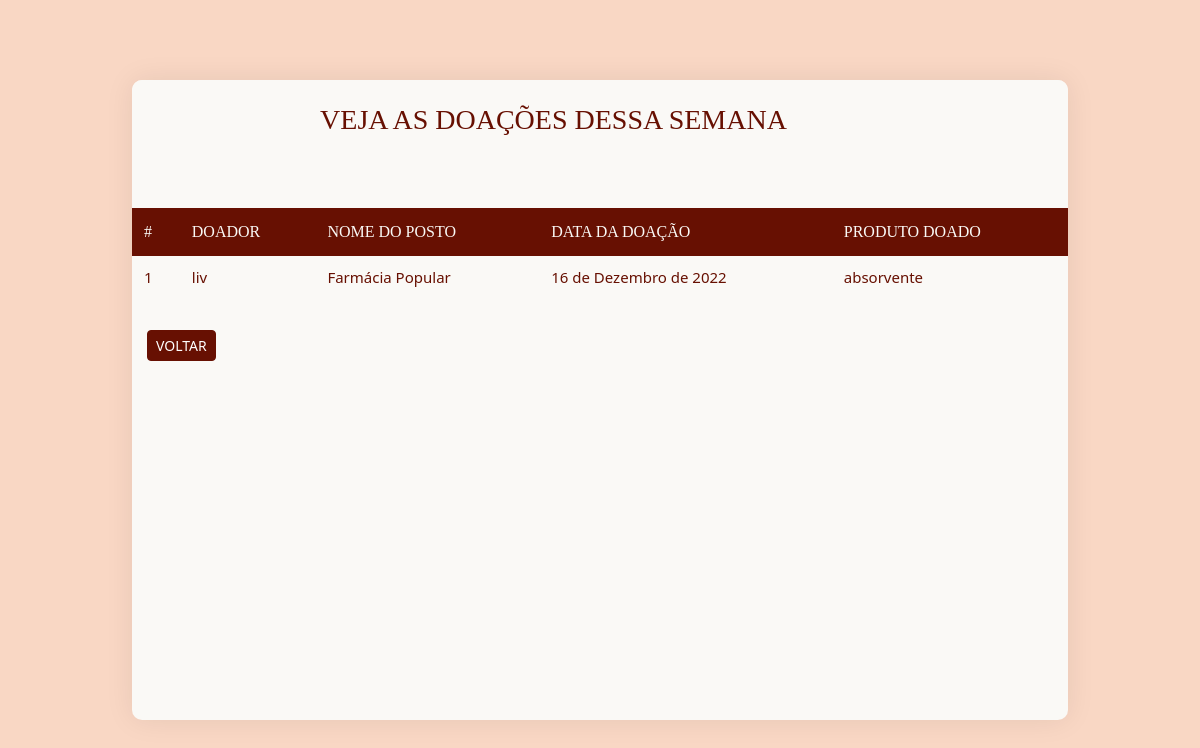
Before: /historico/ with the older database file.
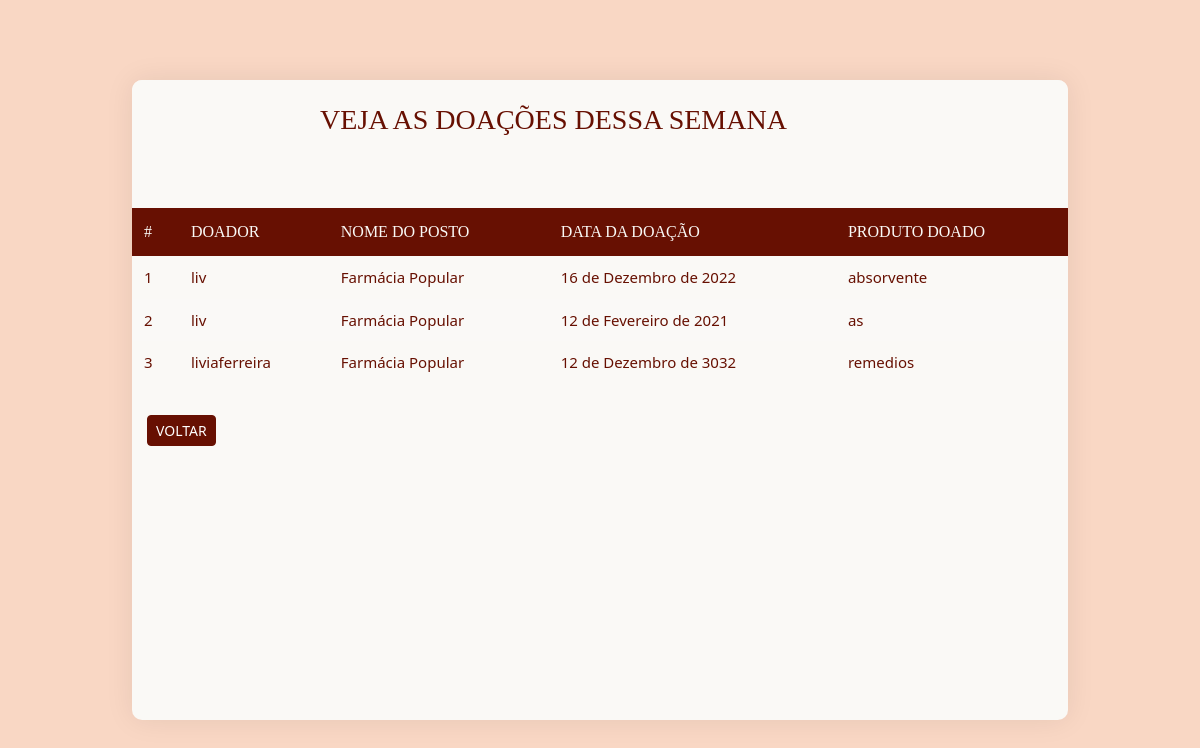
After: the same page with the newer database file.
### sistema/models.py (models this page shows, shortened)
class Doacoes(models.Model):
    produto = models.CharField(max_length=50)
    doador = models.ForeignKey(User, on_delete=models.CASCADE)
    data = models.DateField()
    pontocoleta = models.ForeignKey(pontosColeta, on_delete=models.CASCADE)

class pontosColeta(models.Model):
    nome = models.CharField(max_length=100)
    bairro = models.CharField(max_length=100)
    rua = models.CharField(max_length=100)
    numero = models.CharField(max_length=10, validators=[validate_number])
    descricao = models.CharField(max_length=100, null=False)
    pix = models.CharField(max_length=100, null=False)
    telefone = models.CharField(max_length=11, null=True, blank=True, default=None, validators=[validate_number])
    horaabertura = models.TimeField(auto_now=False, auto_now_add=False, default="00:00")
    horafechamento = models.TimeField(auto_now=False, auto_now_add=False, default="00:00")
    def __str__(self):
        return self.nome

### sistema/views.py (the view)
# urls.py: path('historico/', views.ver_doacoes, name='historico'),
def ver_doacoes(request):
    doacoes = Doacoes.objects.all()
    return render (request, '../templates/sistema/historico.html', {'doacoes': doacoes})

### templates/sistema/historico.html
{% extends 'sistema/base_table.html' %}
{%load static%}
{% block content %}
                <div class="panel">
                    <div class="panel-heading">
                        <div class="row">
                            <div class="col col-sm-3 col-xs-12" style="width: 90%;">
                                <h4 class="title">Veja as doações dessa semana</h4>
                            </div>
                        </div>
                    </div>
                    <div class="panel-body table-responsive">
                        <table class="table">
                            <thead>
                                <tr>
                                    <th>#</th>
                                    <th>Doador</th>
                                    <th>Nome do Posto</th>
                                    <th>Data da doação</th>
                                    <th>Produto doado</th>
                                </tr>
                            </thead>
                            <tbody>
                                {% for doacao in doacoes %}
                                <tr>
                                    <td>{{ doacao.id }}</td>
                                    <td>{{ doacao.doador }}</td>
                                    <td>{{doacao.pontocoleta }}</td>
                                    <td>{{doacao.data}}</td>
                                    <td>{{doacao.produto}}
                                    </td>
                                </tr>
                                {% endfor %}
                            </tbody>
                        </table>
                    </div>
                    <div class="panel-footer">
                        <div class="row">
                            <a href="{% url 'tela_inicio'%}"><button class="btn btn-primary btn-sm" type="button" style="background-color: #671002; border-color: #671002; text-transform: uppercase;"> Voltar</button></a>
                        </div>
                    </div>
                </div>
{% endblock %}

Changed rows visible on the page:
added Doacoes: id "2", doador "liv", pontocoleta "Farmácia Popular", data "12 de Fevereiro de 2021", produto "as"
added Doacoes: id "3", doador "liviaferreira", pontocoleta "Farmácia Popular", data "12 de Dezembro de 3032", produto "remedios"
